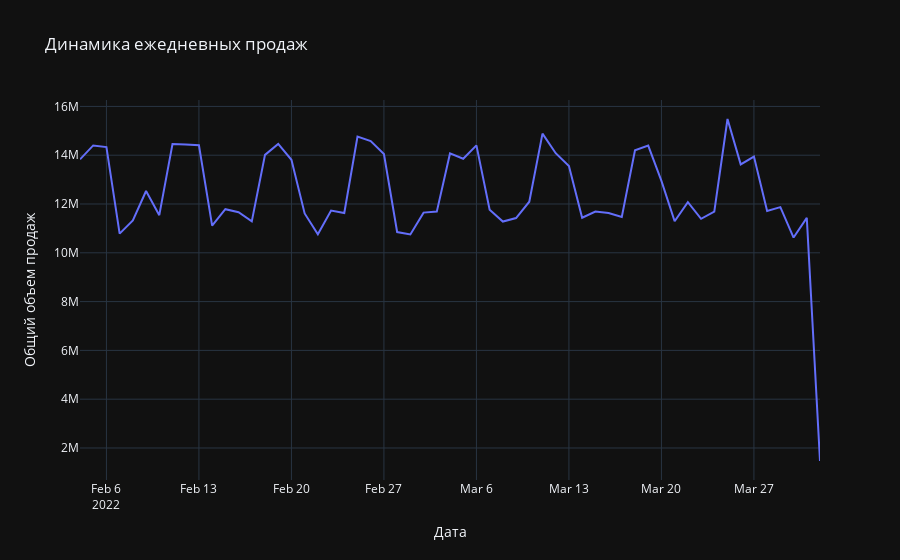

Notebook code for this chart:
### Markdown cell above
Динамика ежедневных продаж:

### Code cell
fig_daily_sales = px.line(
    daily_sales,
    x='Date',
    y='Total Sales',
    title='Динамика ежедневных продаж',
    labels={'Date': 'Дата', 'Total Sales': 'Общий объем продаж'},
    template='plotly_dark'
)
fig_daily_sales.update_traces(line=dict(width=2)) 
fig_daily_sales.show()

### Figure 1 — Plotly figure (JSON) as saved in the notebook; plotly's stock layout.template omitted (floating-point values rounded to 4 significant figures)
{"data": [{"hovertemplate": "Дата=%{x}<br>Общий объем продаж=%{y}<extra></extra>", "legendgroup": "", "line": {"color": "#636efa", "dash": "solid", "width": 2}, "marker": {"symbol": "circle"}, "mode": "lines", "name": "", "orientation": "v", "showlegend": false, "type": "scatter", "x": ["2022-02-04", "2022-02-05", "2022-02-06", "2022-02-07", "2022-02-08", "2022-02-09", "2022-02-10", "2022-02-11", "2022-02-12", "2022-02-13", "2022-02-14", "2022-02-15", "2022-02-16", "2022-02-17", "2022-02-18", "2022-02-19", "2022-02-20", "2022-02-21", "2022-02-22", "2022-02-23", "2022-02-24", "2022-02-25", "2022-02-26", "2022-02-27", "2022-02-28", "2022-03-01", "2022-03-02", "2022-03-03", "2022-03-04", "2022-03-05", "2022-03-06", "2022-03-07", "2022-03-08", "2022-03-09", "2022-03-10", "2022-03-11", "2022-03-12", "2022-03-13", "2022-03-14", "2022-03-15", "2022-03-16", "2022-03-17", "2022-03-18", "2022-03-19", "2022-03-20", "2022-03-21", "2022-03-22", "2022-03-23", "2022-03-24", "2022-03-25", "2022-03-26", "2022-03-27", "2022-03-28", "2022-03-29", "2022-03-30", "2022-03-31", "2022-04-01"], "xaxis": "x", "y": [13830480, 14400810, 14334600, 10786920, 11325930, 12532770, 11542170, 14461320, 14443020, 14405640, 11113110, 11787180, 11663340, 11286240, 14012580, 14463150, 13811340, 11614050, 10763250, 11731410, 11630190, 14761560, 14581410, 14048370, 10851240, 10750170, 11647260, 11687910, 14072610, 13854600, 14405010, 11766780, 11279940, 11425050, 12094800, 14884320, 14082060, 13559790, 11437590, 11689380, 11632980, 11469150, 14198850, 14393370, 12949830, 11295060, 12076710, 11392530, 11686020, 15483960, 13624110, 13945980, 11711610, 11870610, 10624890, 11432790, 1467030], "yaxis": "y"}], "layout": {"legend": {"tracegroupgap": 0}, "title": {"text": "Динамика ежедневных продаж"}, "xaxis": {"anchor": "y", "domain": [0, 1], "title": {"text": "Дата"}}, "yaxis": {"anchor": "x", "domain": [0, 1], "title": {"text": "Общий объем продаж"}}}}
